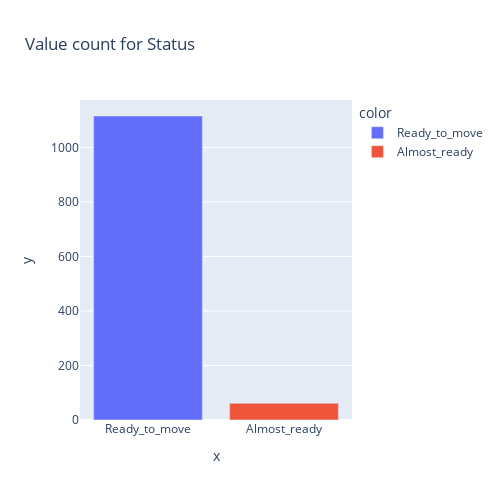

Write notebook code for a chart like this one.
### Code cell
fig=px.bar(df,x=df["Status"].value_counts().index,y=df["Status"].value_counts().values,
           color=df["Status"].value_counts().index
           ,height=500,width=500,title="Value count for Status")
fig.show()

### Figure 1 — Plotly figure (JSON) as saved in the notebook; plotly's stock layout.template omitted (floating-point values rounded to 4 significant figures)
{"data": [{"alignmentgroup": "True", "hovertemplate": "color=Ready_to_move<br>x=%{x}<br>y=%{y}<extra></extra>", "legendgroup": "Ready_to_move", "marker": {"color": "#636efa", "pattern": {"shape": ""}}, "name": "Ready_to_move", "offsetgroup": "Ready_to_move", "orientation": "v", "showlegend": true, "textposition": "auto", "type": "bar", "x": ["Ready_to_move"], "xaxis": "x", "y": [1115], "yaxis": "y"}, {"alignmentgroup": "True", "hovertemplate": "color=Almost_ready<br>x=%{x}<br>y=%{y}<extra></extra>", "legendgroup": "Almost_ready", "marker": {"color": "#EF553B", "pattern": {"shape": ""}}, "name": "Almost_ready", "offsetgroup": "Almost_ready", "orientation": "v", "showlegend": true, "textposition": "auto", "type": "bar", "x": ["Almost_ready"], "xaxis": "x", "y": [61], "yaxis": "y"}], "layout": {"barmode": "relative", "height": 500, "legend": {"title": {"text": "color"}, "tracegroupgap": 0}, "title": {"text": "Value count for Status"}, "width": 500, "xaxis": {"anchor": "y", "domain": [0, 1], "title": {"text": "x"}}, "yaxis": {"anchor": "x", "domain": [0, 1], "title": {"text": "y"}}}}
